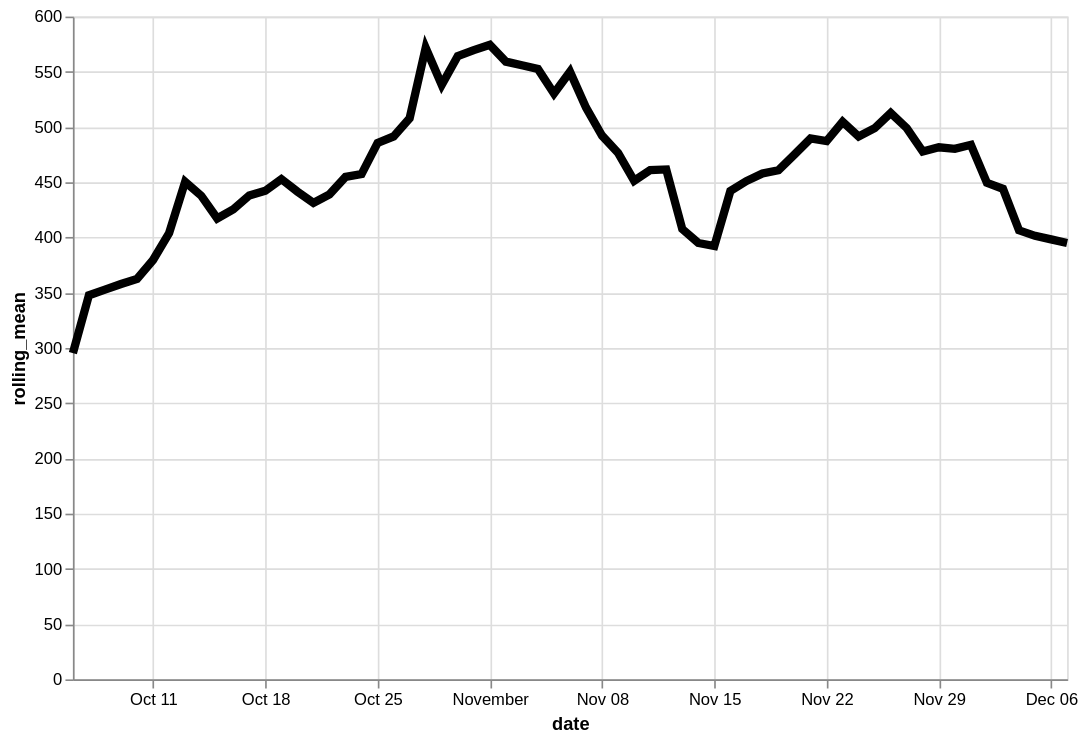

The specification (Vega-Lite) saved for this image:
### Vega-Lite specification from a JSON file in a GitHub repository (floating-point values rounded to 4 significant figures)
{"config": {"view": {"continuousWidth": 400, "continuousHeight": 300}}, "data": {"name": "data-a535a317e6f78722648bb57c24d6d305"}, "mark": {"type": "line", "color": "black", "size": 5}, "encoding": {"x": {"type": "temporal", "field": "date"}, "y": {"type": "quantitative", "field": "rolling_mean"}}, "height": 400, "transform": [{"window": [{"op": "mean", "field": "price", "as": "rolling_mean"}], "frame": [-4, 3]}], "width": 600, "$schema": "https://vega.github.io/schema/vega-lite/v4.8.1.json", "datasets": {"data-a535a317e6f78722648bb57c24d6d305": [{"item": "Dining Tables & Sets", "date": "2020-10-06", "price": 145.0}, {"item": "Dining Tables & Sets", "date": "2020-10-07", "price": 263.3}, {"item": "Dining Tables & Sets", "date": "2020-10-08", "price": 335.2}, {"item": "Dining Tables & Sets", "date": "2020-10-09", "price": 437.7}, {"item": "Dining Tables & Sets", "date": "2020-10-10", "price": 557.5}, {"item": "Dining Tables & Sets", "date": "2020-10-11", "price": 378.3}, {"item": "Dining Tables & Sets", "date": "2020-10-12", "price": 388.1}, {"item": "Dining Tables & Sets", "date": "2020-10-13", "price": 395.0}, {"item": "Dining Tables & Sets", "date": "2020-10-14", "price": 282.2}, {"item": "Dining Tables & Sets", "date": "2020-10-15", "price": 458.1}, {"item": "Dining Tables & Sets", "date": "2020-10-16", "price": 705.9}, {"item": "Dining Tables & Sets", "date": "2020-10-17", "price": 337.4}, {"item": "Dining Tables & Sets", "date": "2020-10-18", "price": 392.8}, {"item": "Dining Tables & Sets", "date": "2020-10-19", "price": 444.5}, {"item": "Dining Tables & Sets", "date": "2020-10-20", "price": 488.5}, {"item": "Dining Tables & Sets", "date": "2020-10-21", "price": 428.9}, {"item": "Dining Tables & Sets", "date": "2020-10-22", "price": 366.9}, {"item": "Dining Tables & Sets", "date": "2020-10-23", "price": 367.9}, {"item": "Dining Tables & Sets", "date": "2020-10-24", "price": 624.2}, {"item": "Dining Tables & Sets", "date": "2020-10-25", "price": 399.3}, {"item": "Dining Tables & Sets", "date": "2020-10-26", "price": 518.7}, {"item": "Dining Tables & Sets", "date": "2020-10-27", "price": 464.7}, {"item": "Dining Tables & Sets", "date": "2020-10-28", "price": 714.1}, {"item": "Dining Tables & Sets", "date": "2020-10-29", "price": 476.0}, {"item": "Dining Tables & Sets", "date": "2020-10-30", "price": 498.5}, {"item": "Dining Tables & Sets", "date": "2020-10-31", "price": 878.4}, {"item": "Dining Tables & Sets", "date": "2020-11-01", "price": 355.2}, {"item": "Dining Tables & Sets", "date": "2020-11-02", "price": 608.3}, {"item": "Dining Tables & Sets", "date": "2020-11-03", "price": 561.5}, {"item": "Dining Tables & Sets", "date": "2020-11-04", "price": 503.6}, {"item": "Dining Tables & Sets", "date": "2020-11-05", "price": 592.1}, {"item": "Dining Tables & Sets", "date": "2020-11-06", "price": 449.2}, {"item": "Dining Tables & Sets", "date": "2020-11-07", "price": 471.9}, {"item": "Dining Tables & Sets", "date": "2020-11-08", "price": 700.5}, {"item": "Dining Tables & Sets", "date": "2020-11-09", "price": 513.2}, {"item": "Dining Tables & Sets", "date": "2020-11-10", "price": 348.4}, {"item": "Dining Tables & Sets", "date": "2020-11-11", "price": 358.3}, {"item": "Dining Tables & Sets", "date": "2020-11-12", "price": 378.5}, {"item": "Dining Tables & Sets", "date": "2020-11-13", "price": 390.8}, {"item": "Dining Tables & Sets", "date": "2020-11-14", "price": 527.1}, {"item": "Dining Tables & Sets", "date": "2020-11-15", "price": 476.2}, {"item": "Dining Tables & Sets", "date": "2020-11-16", "price": 268.5}, {"item": "Dining Tables & Sets", "date": "2020-11-17", "price": 412.5}, {"item": "Dining Tables & Sets", "date": "2020-11-18", "price": 325.9}, {"item": "Dining Tables & Sets", "date": "2020-11-19", "price": 757.4}, {"item": "Dining Tables & Sets", "date": "2020-11-20", "price": 450.2}, {"item": "Dining Tables & Sets", "date": "2020-11-21", "price": 445.2}, {"item": "Dining Tables & Sets", "date": "2020-11-22", "price": 551.4}, {"item": "Dining Tables & Sets", "date": "2020-11-23", "price": 590.5}, {"item": "Dining Tables & Sets", "date": "2020-11-24", "price": 383.8}, {"item": "Dining Tables & Sets", "date": "2020-11-25", "price": 393.8}, {"item": "Dining Tables & Sets", "date": "2020-11-26", "price": 465.8}, {"item": "Dining Tables & Sets", "date": "2020-11-27", "price": 650.8}, {"item": "Dining Tables & Sets", "date": "2020-11-28", "price": 510.2}, {"item": "Dining Tables & Sets", "date": "2020-11-29", "price": 555.8}, {"item": "Dining Tables & Sets", "date": "2020-11-30", "price": 441.6}, {"item": "Dining Tables & Sets", "date": "2020-12-01", "price": 421.0}, {"item": "Dining Tables & Sets", "date": "2020-12-02", "price": 414.6}, {"item": "Dining Tables & Sets", "date": "2020-12-03", "price": 382.4}, {"item": "Dining Tables & Sets", "date": "2020-12-04", "price": 495.1}, {"item": "Dining Tables & Sets", "date": "2020-12-05", "price": 375.6}, {"item": "Dining Tables & Sets", "date": "2020-12-06", "price": 467.0}, {"item": "Dining Tables & Sets", "date": "2020-12-07", "price": 255.0}]}}
